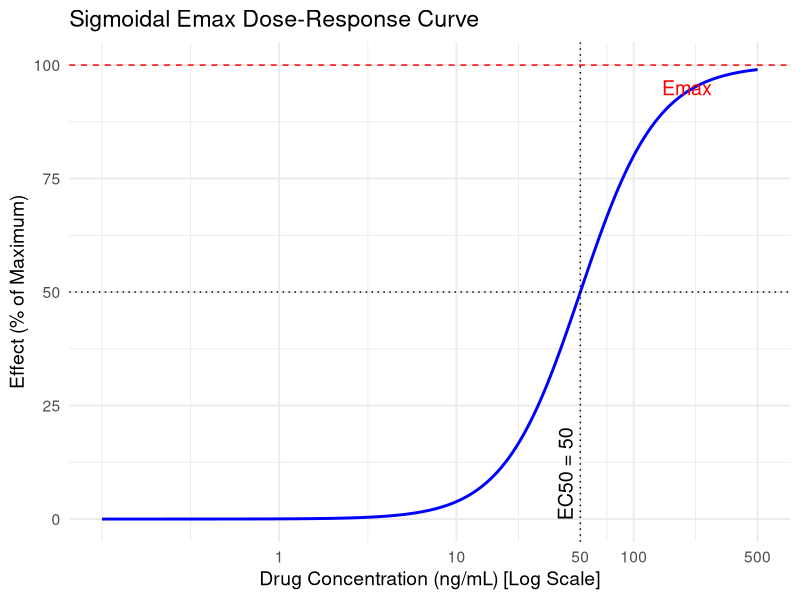
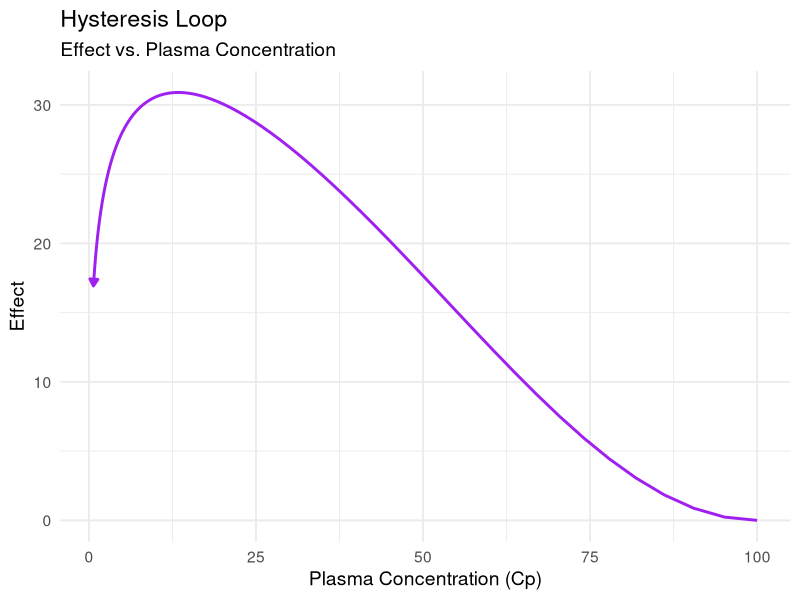
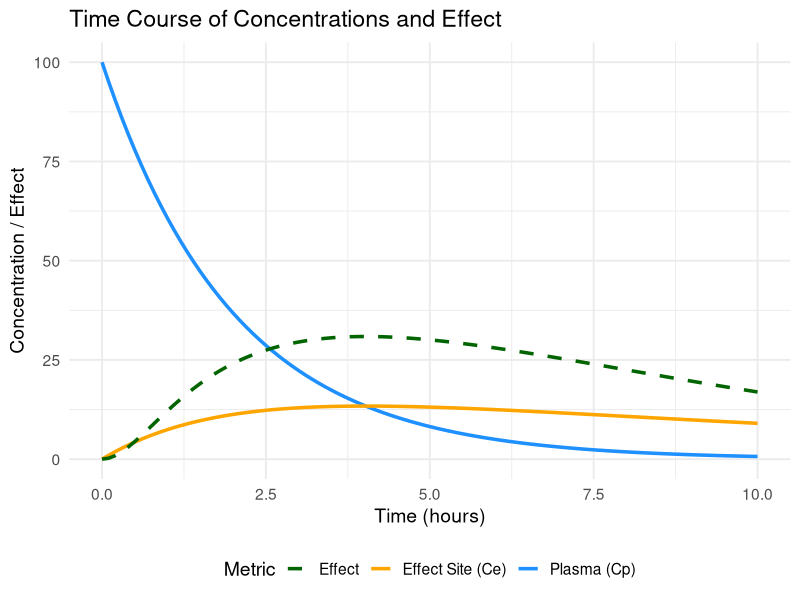

Generate these figures, in order, with R:
## ---- chunk 1
# This chunk sets up the libraries we'll need for the plots.
knitr::opts_chunk$set(echo = FALSE, message = FALSE, warning = FALSE, fig.align = 'center')
library(ggplot2)
library(deSolve)
library(DiagrammeR)
## ---- chunk 2
# --- Code for Emax Plot ---
Emax_val <- 100; EC50_val <- 50; n_val <- 2
emax_func <- function(C, Emax, EC50, n) { (Emax * C^n) / (EC50^n + C^n) }
concentration <- seq(0.1, 500, by = 0.1)
effect <- emax_func(C = concentration, Emax = Emax_val, EC50 = EC50_val, n = n_val)
plot_data <- data.frame(Concentration = concentration, Effect = effect)
ggplot(plot_data, aes(x = Concentration, y = Effect)) +
  geom_line(color = "blue", linewidth = 1) +
  scale_x_log10(breaks = c(1, 10, 50, 100, 500), labels = c("1", "10", "50", "100", "500")) +
  geom_hline(yintercept = Emax_val, linetype = "dashed", color = "red") +
  geom_hline(yintercept = Emax_val / 2, linetype = "dotted", color = "black") +
  geom_vline(xintercept = EC50_val, linetype = "dotted", color = "black") +
  annotate("text", x = 200, y = Emax_val - 5, label = "Emax", color = "red", size = 5) +
  annotate("text", x = EC50_val, y = 10, label = paste("EC50 =", EC50_val), size = 5, angle = 90, vjust = -0.5) +
  labs(title = "Sigmoidal Emax Dose-Response Curve", x = "Drug Concentration (ng/mL) [Log Scale]", y = "Effect (% of Maximum)") +
  theme_minimal(base_size = 14)
## ---- chunk 3
grViz("
digraph effect_compartment {
  rankdir = LR;
  node [shape = box, style = rounded];
  Cp [label = 'Plasma Compartment (Cp)'];
  Ce [label = 'Effect Compartment (Ce)'];
  Effect [shape = plaintext];
  Cp -> Ce [label = 'k_e0'];
  Ce -> Effect;
}
")
## ---- chunk 4
# --- Code for Hysteresis Plot ---
pkpd_model <- function(t, state, params) { with(as.list(c(state, params)), { Cp <- C0 * exp(-ke * t); dCe <- ke0 * (Cp - Ce); list(dCe) }) }
params <- c(C0 = 100, ke = 0.5, ke0 = 0.1, Emax = 100, EC50 = 20, n = 2); state <- c(Ce = 0); times <- seq(0, 10, by = 0.1)
out <- ode(y = state, times = times, func = pkpd_model, parms = params, method="lsoda"); sim_data <- as.data.frame(out)
sim_data$Cp <- with(as.list(params), C0 * exp(-ke * sim_data$time)); sim_data$Effect <- with(as.list(params), (Emax * sim_data$Ce^n) / (EC50^n + sim_data$Ce^n))
p1 <- ggplot(sim_data, aes(x = Cp, y = Effect)) + geom_path(arrow = arrow(length = unit(0.2, "cm"), type = "closed"), color = "purple", linewidth = 1) + labs(title = "Hysteresis Loop", subtitle = "Effect vs. Plasma Concentration", x = "Plasma Concentration (Cp)", y = "Effect") + theme_minimal(base_size = 14)
p2 <- ggplot(sim_data, aes(x = time)) + geom_line(aes(y = Cp, color = "Plasma (Cp)"), linewidth = 1.2) + geom_line(aes(y = Ce, color = "Effect Site (Ce)"), linewidth = 1.2) + geom_line(aes(y = Effect, color = "Effect"), linetype = "dashed", linewidth = 1.2) + scale_color_manual(values = c("Plasma (Cp)" = "dodgerblue", "Effect Site (Ce)" = "orange", "Effect" = "darkgreen")) + labs(title = "Time Course of Concentrations and Effect", x = "Time (hours)", y = "Concentration / Effect", color = "Metric") + theme_minimal(base_size = 14) + theme(legend.position = "bottom")
print(p1); print(p2)
